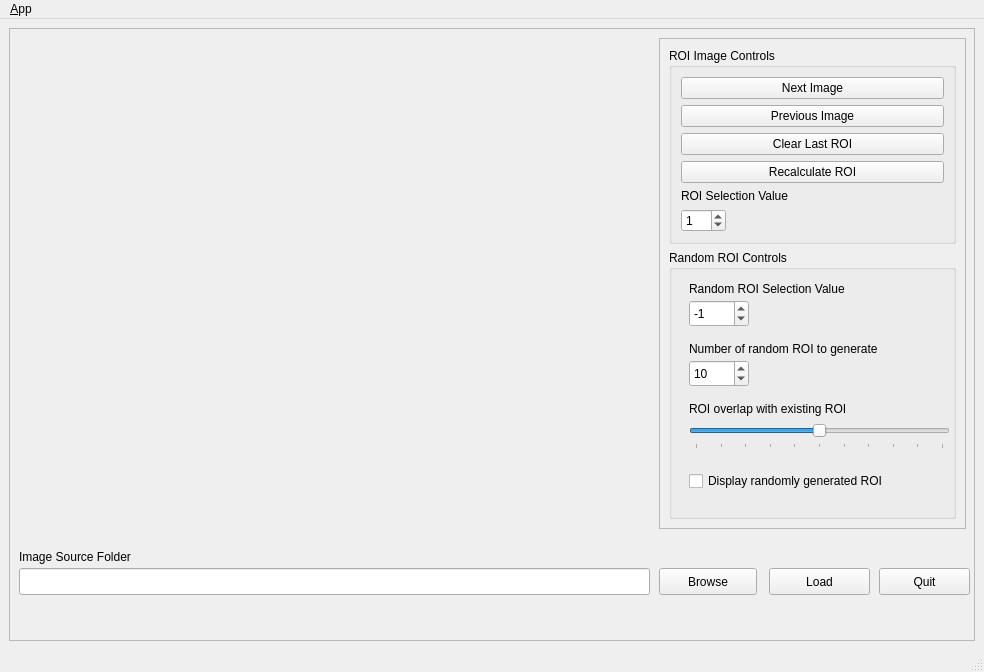
<?xml version="1.0" encoding="UTF-8"?>
<ui version="4.0">
 <class>MainWindowDesign</class>
 <widget class="QMainWindow" name="MainWindowDesign">
  <property name="geometry">
   <rect>
    <x>0</x>
    <y>0</y>
    <width>984</width>
    <height>672</height>
   </rect>
  </property>
  <property name="sizePolicy">
   <sizepolicy hsizetype="Fixed" vsizetype="Fixed">
    <horstretch>0</horstretch>
    <verstretch>0</verstretch>
   </sizepolicy>
  </property>
  <property name="windowTitle">
   <string>ROS Labeler</string>
  </property>
  <property name="windowIcon">
   <iconset>
    <normaloff>:/images/icon.png</normaloff>:/images/icon.png</iconset>
  </property>
  <property name="locale">
   <locale language="English" country="Australia"/>
  </property>
  <widget class="QWidget" name="centralwidget">
   <layout class="QHBoxLayout">
    <item>
     <widget class="QFrame" name="frame_image">
      <property name="frameShape">
       <enum>QFrame::StyledPanel</enum>
      </property>
      <property name="frameShadow">
       <enum>QFrame::Raised</enum>
      </property>
      <widget class="QLabel" name="label_image">
       <property name="geometry">
        <rect>
         <x>1</x>
         <y>1</y>
         <width>640</width>
         <height>480</height>
        </rect>
       </property>
       <property name="sizePolicy">
        <sizepolicy hsizetype="Preferred" vsizetype="Preferred">
         <horstretch>0</horstretch>
         <verstretch>0</verstretch>
        </sizepolicy>
       </property>
       <property name="text">
        <string/>
       </property>
       <property name="pixmap">
        <pixmap>../../images/frame0000.jpg</pixmap>
       </property>
       <property name="alignment">
        <set>Qt::AlignLeading|Qt::AlignLeft|Qt::AlignTop</set>
       </property>
      </widget>
      <widget class="QLineEdit" name="line_source">
       <property name="geometry">
        <rect>
         <x>10</x>
         <y>540</y>
         <width>631</width>
         <height>27</height>
        </rect>
       </property>
       <property name="text">
        <string/>
       </property>
      </widget>
      <widget class="QLabel" name="label_source">
       <property name="geometry">
        <rect>
         <x>10</x>
         <y>520</y>
         <width>141</width>
         <height>17</height>
        </rect>
       </property>
       <property name="text">
        <string>Image Source Folder</string>
       </property>
      </widget>
      <widget class="QFrame" name="frame">
       <property name="geometry">
        <rect>
         <x>650</x>
         <y>10</y>
         <width>307</width>
         <height>491</height>
        </rect>
       </property>
       <property name="sizePolicy">
        <sizepolicy hsizetype="Minimum" vsizetype="Fixed">
         <horstretch>0</horstretch>
         <verstretch>0</verstretch>
        </sizepolicy>
       </property>
       <property name="frameShape">
        <enum>QFrame::StyledPanel</enum>
       </property>
       <property name="frameShadow">
        <enum>QFrame::Raised</enum>
       </property>
       <layout class="QVBoxLayout" name="verticalLayout_3">
        <item>
         <widget class="QGroupBox" name="groupbox_imageControls">
          <property name="sizePolicy">
           <sizepolicy hsizetype="Preferred" vsizetype="Fixed">
            <horstretch>0</horstretch>
            <verstretch>0</verstretch>
           </sizepolicy>
          </property>
          <property name="title">
           <string>ROI Image Controls</string>
          </property>
          <layout class="QGridLayout" name="gridLayout">
           <item row="5" column="0">
            <widget class="QLabel" name="label_value">
             <property name="text">
              <string>ROI Selection Value</string>
             </property>
            </widget>
           </item>
           <item row="2" column="0">
            <widget class="QPushButton" name="button_previous">
             <property name="text">
              <string>Previous Image</string>
             </property>
            </widget>
           </item>
           <item row="1" column="0">
            <widget class="QPushButton" name="button_next">
             <property name="enabled">
              <bool>true</bool>
             </property>
             <property name="sizePolicy">
              <sizepolicy hsizetype="MinimumExpanding" vsizetype="Fixed">
               <horstretch>0</horstretch>
               <verstretch>0</verstretch>
              </sizepolicy>
             </property>
             <property name="toolTip">
              <string>Set the target to the current joint trajectory state.</string>
             </property>
             <property name="statusTip">
              <string>Clear all waypoints and set the target to the current joint trajectory state.</string>
             </property>
             <property name="text">
              <string>Next Image</string>
             </property>
            </widget>
           </item>
           <item row="3" column="0">
            <widget class="QPushButton" name="button_clear">
             <property name="text">
              <string>Clear Last ROI</string>
             </property>
            </widget>
           </item>
           <item row="6" column="0">
            <widget class="QSpinBox" name="spinbox_value">
             <property name="sizePolicy">
              <sizepolicy hsizetype="Fixed" vsizetype="Fixed">
               <horstretch>0</horstretch>
               <verstretch>0</verstretch>
              </sizepolicy>
             </property>
             <property name="minimum">
              <number>-99</number>
             </property>
             <property name="value">
              <number>1</number>
             </property>
            </widget>
           </item>
           <item row="4" column="0">
            <widget class="QPushButton" name="button_recalculate">
             <property name="text">
              <string>Recalculate ROI</string>
             </property>
            </widget>
           </item>
          </layout>
         </widget>
        </item>
        <item>
         <widget class="QGroupBox" name="groupBox">
          <property name="title">
           <string>Random ROI Controls</string>
          </property>
          <widget class="QCheckBox" name="checkBox_display_random">
           <property name="geometry">
            <rect>
             <x>20</x>
             <y>220</y>
             <width>261</width>
             <height>22</height>
            </rect>
           </property>
           <property name="text">
            <string>Display randomly generated ROI</string>
           </property>
           <property name="checked">
            <bool>false</bool>
           </property>
          </widget>
          <widget class="QSpinBox" name="spinBox_random_value">
           <property name="geometry">
            <rect>
             <x>20</x>
             <y>50</y>
             <width>60</width>
             <height>27</height>
            </rect>
           </property>
           <property name="minimum">
            <number>-99</number>
           </property>
           <property name="value">
            <number>-1</number>
           </property>
          </widget>
          <widget class="QSlider" name="horizontalSlider_overlap">
           <property name="geometry">
            <rect>
             <x>20</x>
             <y>170</y>
             <width>261</width>
             <height>29</height>
            </rect>
           </property>
           <property name="maximum">
            <number>100</number>
           </property>
           <property name="singleStep">
            <number>10</number>
           </property>
           <property name="value">
            <number>50</number>
           </property>
           <property name="orientation">
            <enum>Qt::Horizontal</enum>
           </property>
           <property name="tickPosition">
            <enum>QSlider::TicksBelow</enum>
           </property>
           <property name="tickInterval">
            <number>10</number>
           </property>
          </widget>
          <widget class="QSpinBox" name="spinBox_random_count">
           <property name="geometry">
            <rect>
             <x>20</x>
             <y>110</y>
             <width>60</width>
             <height>27</height>
            </rect>
           </property>
           <property name="value">
            <number>10</number>
           </property>
          </widget>
          <widget class="QLabel" name="label_random">
           <property name="geometry">
            <rect>
             <x>20</x>
             <y>30</y>
             <width>221</width>
             <height>17</height>
            </rect>
           </property>
           <property name="text">
            <string>Random ROI Selection Value</string>
           </property>
          </widget>
          <widget class="QLabel" name="label_random_count">
           <property name="geometry">
            <rect>
             <x>20</x>
             <y>90</y>
             <width>241</width>
             <height>17</height>
            </rect>
           </property>
           <property name="text">
            <string>Number of random ROI to generate</string>
           </property>
          </widget>
          <widget class="QLabel" name="label_overlap">
           <property name="geometry">
            <rect>
             <x>20</x>
             <y>150</y>
             <width>261</width>
             <height>17</height>
            </rect>
           </property>
           <property name="text">
            <string>ROI overlap with existing ROI</string>
           </property>
          </widget>
         </widget>
        </item>
       </layout>
      </widget>
      <widget class="QPushButton" name="button_load">
       <property name="geometry">
        <rect>
         <x>760</x>
         <y>540</y>
         <width>101</width>
         <height>27</height>
        </rect>
       </property>
       <property name="text">
        <string>Load</string>
       </property>
      </widget>
      <widget class="QPushButton" name="button_quit">
       <property name="geometry">
        <rect>
         <x>870</x>
         <y>540</y>
         <width>91</width>
         <height>27</height>
        </rect>
       </property>
       <property name="text">
        <string>Quit</string>
       </property>
      </widget>
      <widget class="QPushButton" name="button_source_browse">
       <property name="geometry">
        <rect>
         <x>650</x>
         <y>540</y>
         <width>98</width>
         <height>27</height>
        </rect>
       </property>
       <property name="text">
        <string>Browse</string>
       </property>
      </widget>
     </widget>
    </item>
   </layout>
  </widget>
  <widget class="QMenuBar" name="menubar">
   <property name="geometry">
    <rect>
     <x>0</x>
     <y>0</y>
     <width>984</width>
     <height>25</height>
    </rect>
   </property>
   <widget class="QMenu" name="menu_File">
    <property name="title">
     <string>&amp;App</string>
    </property>
    <addaction name="action_Preferences"/>
    <addaction name="separator"/>
    <addaction name="actionAbout"/>
    <addaction name="actionAbout_Qt"/>
    <addaction name="separator"/>
    <addaction name="action_Quit"/>
   </widget>
   <addaction name="menu_File"/>
  </widget>
  <widget class="QStatusBar" name="statusbar"/>
  <action name="action_Quit">
   <property name="text">
    <string>&amp;Quit</string>
   </property>
   <property name="shortcut">
    <string>Ctrl+Q</string>
   </property>
   <property name="shortcutContext">
    <enum>Qt::ApplicationShortcut</enum>
   </property>
  </action>
  <action name="action_Preferences">
   <property name="text">
    <string>&amp;Preferences</string>
   </property>
  </action>
  <action name="actionAbout">
   <property name="text">
    <string>&amp;About</string>
   </property>
  </action>
  <action name="actionAbout_Qt">
   <property name="text">
    <string>About &amp;Qt</string>
   </property>
  </action>
  <action name="action_Next">
   <property name="text">
    <string>&amp;Next</string>
   </property>
   <property name="shortcut">
    <string>Ctrl+N</string>
   </property>
   <property name="shortcutContext">
    <enum>Qt::ApplicationShortcut</enum>
   </property>
  </action>
  <action name="action_Previous">
   <property name="text">
    <string>&amp;Previous</string>
   </property>
   <property name="shortcut">
    <string>Ctrl+P</string>
   </property>
   <property name="shortcutContext">
    <enum>Qt::ApplicationShortcut</enum>
   </property>
  </action>
  <action name="action_Clear">
   <property name="text">
    <string>&amp;Clear</string>
   </property>
   <property name="shortcut">
    <string>Ctrl+C</string>
   </property>
   <property name="shortcutContext">
    <enum>Qt::ApplicationShortcut</enum>
   </property>
  </action>
  <action name="action_Load">
   <property name="text">
    <string>&amp;Load</string>
   </property>
   <property name="shortcut">
    <string>Ctrl+L</string>
   </property>
  </action>
 </widget>
 <resources/>
 <connections>
  <connection>
   <sender>action_Quit</sender>
   <signal>triggered()</signal>
   <receiver>MainWindowDesign</receiver>
   <slot>close()</slot>
   <hints>
    <hint type="sourcelabel">
     <x>-1</x>
     <y>-1</y>
    </hint>
    <hint type="destinationlabel">
     <x>399</x>
     <y>299</y>
    </hint>
   </hints>
  </connection>
  <connection>
   <sender>button_next</sender>
   <signal>clicked()</signal>
   <receiver>MainWindowDesign</receiver>
   <slot>button_next()</slot>
   <hints>
    <hint type="sourcelabel">
     <x>698</x>
     <y>85</y>
    </hint>
    <hint type="destinationlabel">
     <x>541</x>
     <y>29</y>
    </hint>
   </hints>
  </connection>
  <connection>
   <sender>button_previous</sender>
   <signal>clicked()</signal>
   <receiver>MainWindowDesign</receiver>
   <slot>button_previous()</slot>
   <hints>
    <hint type="sourcelabel">
     <x>742</x>
     <y>114</y>
    </hint>
    <hint type="destinationlabel">
     <x>605</x>
     <y>56</y>
    </hint>
   </hints>
  </connection>
  <connection>
   <sender>button_clear</sender>
   <signal>clicked()</signal>
   <receiver>MainWindowDesign</receiver>
   <slot>button_clear()</slot>
   <hints>
    <hint type="sourcelabel">
     <x>727</x>
     <y>159</y>
    </hint>
    <hint type="destinationlabel">
     <x>603</x>
     <y>103</y>
    </hint>
   </hints>
  </connection>
  <connection>
   <sender>button_load</sender>
   <signal>clicked()</signal>
   <receiver>MainWindowDesign</receiver>
   <slot>button_load()</slot>
   <hints>
    <hint type="sourcelabel">
     <x>778</x>
     <y>580</y>
    </hint>
    <hint type="destinationlabel">
     <x>0</x>
     <y>218</y>
    </hint>
   </hints>
  </connection>
  <connection>
   <sender>button_quit</sender>
   <signal>clicked()</signal>
   <receiver>MainWindowDesign</receiver>
   <slot>close()</slot>
   <hints>
    <hint type="sourcelabel">
     <x>969</x>
     <y>580</y>
    </hint>
    <hint type="destinationlabel">
     <x>469</x>
     <y>299</y>
    </hint>
   </hints>
  </connection>
  <connection>
   <sender>button_source_browse</sender>
   <signal>clicked()</signal>
   <receiver>MainWindowDesign</receiver>
   <slot>button_source_browse()</slot>
   <hints>
    <hint type="sourcelabel">
     <x>714</x>
     <y>580</y>
    </hint>
    <hint type="destinationlabel">
     <x>-3</x>
     <y>463</y>
    </hint>
   </hints>
  </connection>
  <connection>
   <sender>checkBox_display_random</sender>
   <signal>stateChanged(int)</signal>
   <receiver>MainWindowDesign</receiver>
   <slot>check_display_random()</slot>
   <hints>
    <hint type="sourcelabel">
     <x>719</x>
     <y>519</y>
    </hint>
    <hint type="destinationlabel">
     <x>-4</x>
     <y>615</y>
    </hint>
   </hints>
  </connection>
  <connection>
   <sender>button_recalculate</sender>
   <signal>clicked()</signal>
   <receiver>MainWindowDesign</receiver>
   <slot>button_recalculate()</slot>
   <hints>
    <hint type="sourcelabel">
     <x>819</x>
     <y>193</y>
    </hint>
    <hint type="destinationlabel">
     <x>491</x>
     <y>335</y>
    </hint>
   </hints>
  </connection>
 </connections>
 <slots>
  <slot>button_next()</slot>
  <slot>button_previous()</slot>
  <slot>button_clear()</slot>
  <slot>button_load()</slot>
  <slot>button_source_browse()</slot>
  <slot>button_save_browse()</slot>
  <slot>check_display_random()</slot>
  <slot>button_recalculate()</slot>
 </slots>
</ui>
